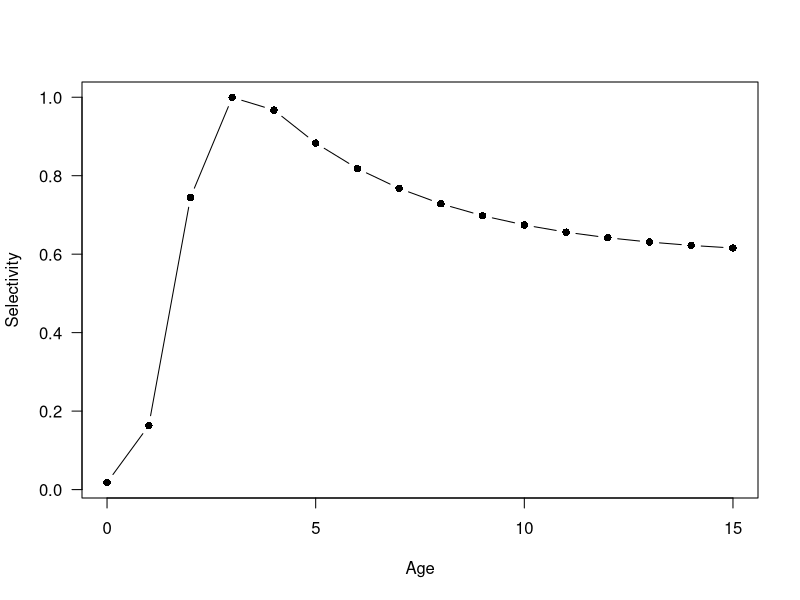

The R source for this figure:

#Double-normal selectivity

Amin<-0
Amax<-15
age<-Amin:Amax
B1 <- 2.667
B2 <- -15.885
B3 <- 0.4
B4 <- 1.372
B5 <- -4.010
B6 <- 0.375

peak2<-B1+1+((0.99*Amax-B1-1)/(1+exp(-B2)))
t1<-exp(-(Amin-B1)^2/exp(B3))
t2<-exp(-(Amax-peak2)^2/exp(B4))
j1<-(1+exp(-20*((age-B1)/(1+abs(age-B1)))))^-1
j2<-(1+exp(-20*((age-peak2)/(1+abs(age-peak2)))))^-1
asc<-(1+exp(-B5))^-1+(1-(1+exp(-B5))^-1)*((exp(-(age-B1)^2/exp(B3))-t1)/(1-t1))
dsc<-1+(((1+exp(-B6))^-1)-1)*((exp(-(age-peak2)/exp(B4))-1)/(t2-1))
Selvec<-asc*(1-j1)+j1*((1-j2)+j2*dsc)

plot(age, Selvec, las=1, pch=16, type="b",xlab="Age", ylab="Selectivity")
